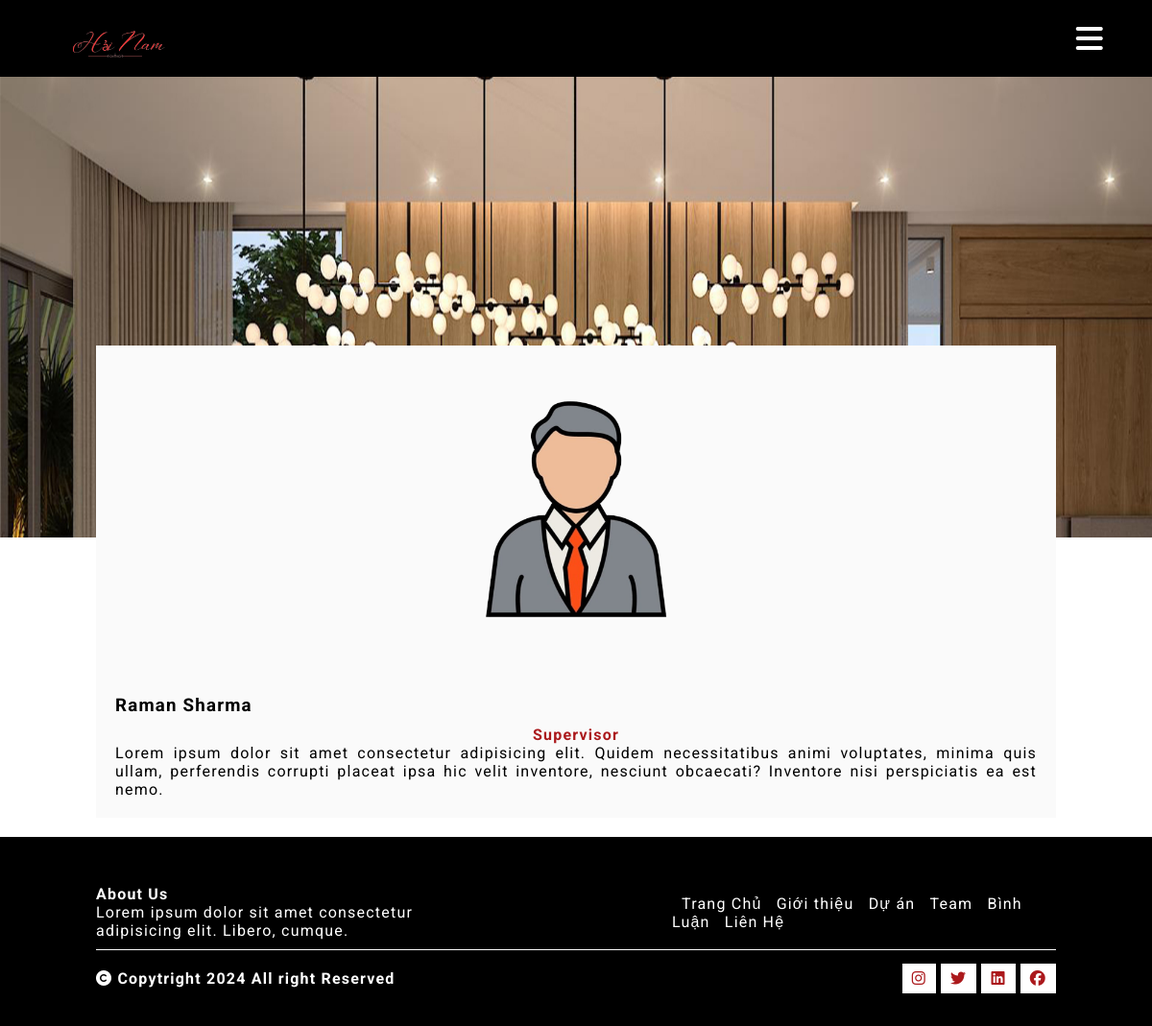
/Construction_Website/readmore.php?id=2, run on the app's committed database.
### tables this page shows
CREATE TABLE `team` (
  `id` int(11) NOT NULL,
  `name` varchar(255) NOT NULL,
  `designation` varchar(255) NOT NULL,
  `image` varchar(255) NOT NULL,
  `less_details` varchar(200) NOT NULL,
  `details` varchar(500) NOT NULL
);

CREATE TABLE `navigation` (
  `id` int(11) NOT NULL,
  `page_name` varchar(255) NOT NULL,
  `link` varchar(255) NOT NULL,
  `status` varchar(255) NOT NULL
);

CREATE TABLE `social_media` (
  `id` int(11) NOT NULL,
  `name` varchar(255) NOT NULL,
  `link` varchar(255) NOT NULL,
  `status` varchar(255) NOT NULL
);

### Construction_Website/partials/navbar.php (called while the page is built, shortened)
<?php
if(isset($_SERVER['HTTPS']) && $_SERVER['HTTPS']=='on')
    $link = "https";
else
    $link = "http";
$link .="://";
$link.= $_SERVER['HTTP_HOST'];
$link .= $_SERVER["REQUEST_URI"];
?>
    <?php include('responsivenav.php') ?>

### Construction_Website/readmore.php (the view, shortened to what this page needs)
<?php include('partials/conn.php');
if(isset($_GET['id']))
{
    $memberId=$_GET['id'];
    $res=mysqli_query($conn,"SELECT * FROM `team` where id=$memberId");
    $readmore=mysqli_fetch_array($res);
}
?>
<!DOCTYPE html>
<html lang="en">
<head>
    <?php include('partials/head.php');?>
</head>
<body>
    <?php include('partials/navbar.php');?>
    <div class="banner"></div>
    <div class="readmore">
        <div class="readmoreimg">
                <img src="<?php echo $readmore['image'];?>" alt="Not Found" srcset="">
        </div>
        <div class="readmoreContent">
        <h3><?php echo $readmore['name'];?></h3>
                <b><?php echo $readmore['designation']; ?></b>
                <p><?php echo $readmore['details']; ?></p>
            </div>
    </div>
    <?php include('partials/footer.php');?>
</body>
</html>

### Construction_Website/partials/footer.php
<?php
    $res=mysqli_query($conn,"SELECT * FROM `navigation` WHERE STATUS ='Published'");
?>
<footer>
        <div class="innerFooter">
            <div>
                <b>About Us</b>
                <p>Lorem ipsum dolor sit amet consectetur adipisicing elit. Libero, cumque.</p>
            </div>
            <div class="footerNav">
                <?php
                    while($data=mysqli_fetch_assoc($res)){
                    ?>
                        <a href="<?php echo $data['link'];?>" class="<?php echo $data['link'];?>" id="<?php echo basename($link)==$data['link']?'activeNav':'';?>"><?php echo $data['page_name']?></a>
                    <?php
                    }
                ?>
            </div>
        </div>
        <div class="copytrighFooter">
            <b><i class="fa fa-copyright" aria-hidden="true"></i> <span> Copytright</span>
                <?php echo date('Y');?> All right Reserved
            </b>
            <ul>
                <?php
                    $res2=mysqli_query($conn,"Select * from social_media where status = 'Published'");
                    while($social=mysqli_fetch_assoc($res2)){
                        if($social['name']=='Facebook'){
                            ?>
                            <a href="<?php echo $social['link'];?>"><i class="fa-brands fa-facebook" aria-hidden="true"></i></a>
                            <?php
                        }
                        elseif($social['name']=='Instagram'){
                            ?>
                            <a href="<?php echo $social['link'];?>"><i class="fa-brands fa-instagram" aria-hidden="true"></i></a>
                            <?php
                        }
                        elseif($social['name']=='Twitter'){
                            ?>
                            <a href="<?php echo $social['link'];?>"><i class="fa-brands fa-twitter" aria-hidden="true"></i></a>
                            <?php
                        }
                        elseif($social['name']=='Linkedin'){
                            ?>
                            <a href="<?php echo $social['link'];?>"><i class="fa-brands fa-linkedin" aria-hidden="true"></i></a>
                            <?php
                        }
                    }
                ?>
            </ul>
        </div>
    </footer>

### Construction_Website/style.css (style rules this page uses)
* { padding: 0; margin: 0; box-sizing: border-box; }
body { font-family: "Roboto" , sans-serif; letter-spacing: 1.2px; }
a { text-decoration: none; }
html { scroll-behavior: smooth; }
:root { --differColor:#ab191c; --trans: all 0.3s linear; }
.banner { height: 90vh; width: 100%; background-image:url('banner.jpg') ; background-size: 100% 100%; background-attachment: fixed; }
footer { background-color:#000; padding: 20px 100px; padding-top: 100px; color: #fff; }
.innerFooter { display: flex; justify-content: space-between; align-items:center ; }
.innerFooter a { color: #fff; margin-left: 10px; }
.innerFooter div { width: 40%; align-items:center; }
.copytrighFooter { display: flex; justify-content: space-between; margin-top: 10px; border-top: 1px solid #fafafa; padding: 20px 0px; }
.copytrighFooter ul a { padding: 6px 10px; background-color: #fff; color: var(--differColor); }
.readmore { margin:0px 100px; margin-top: -200px; background-color: #fafafa; display: flex; margin-bottom: 20px; }
.readmoreimg { padding: 20px; }
.readmoreimg img { width: 300px; }
.readmoreContent { display: flex; flex-direction: column; padding: 20px; }
.readmoreContent b { margin-top: 10px; color: var(--differColor); }

### Construction_Website/responsive.css (style rules this page uses)
@media screen and (min-device-width:768px) and (max-device-width:1024px) { .readmore { flex-wrap: wrap; justify-content: center; } }
@media screen and (min-device-width:768px) and (max-device-width:1024px) { .readmore h2, .readmore b { text-align: center; } }
@media screen and (min-device-width:768px) and (max-device-width:1024px) { .readmore p { text-align: justify; } }

### Construction_Website/readmore.php (style rules this page uses)
body { display: flex; flex-direction: column; min-height: 100vh; }
.banner { height: 70vh; }
footer { margin-top:auto; padding-top: 50px; }

### data on the page
team: image (picture), name "Raman Sharma", designation "Supervisor", details "Lorem ipsum dolor sit amet consectetur adipisicing elit. Quidem necessitatibus animi voluptates, minima quis ullam, perferendis corrupti placeat ipsa hic velit inventore, nesciunt obcaecati? Inventore nisi perspiciatis ea est nemo."
navigation: page_name "Trang Chủ"
navigation: page_name "Giới thiệu"
navigation: page_name "Dự án"
navigation: page_name "Team"
navigation: page_name "Bình Luận"
navigation: page_name "Liên Hệ"
